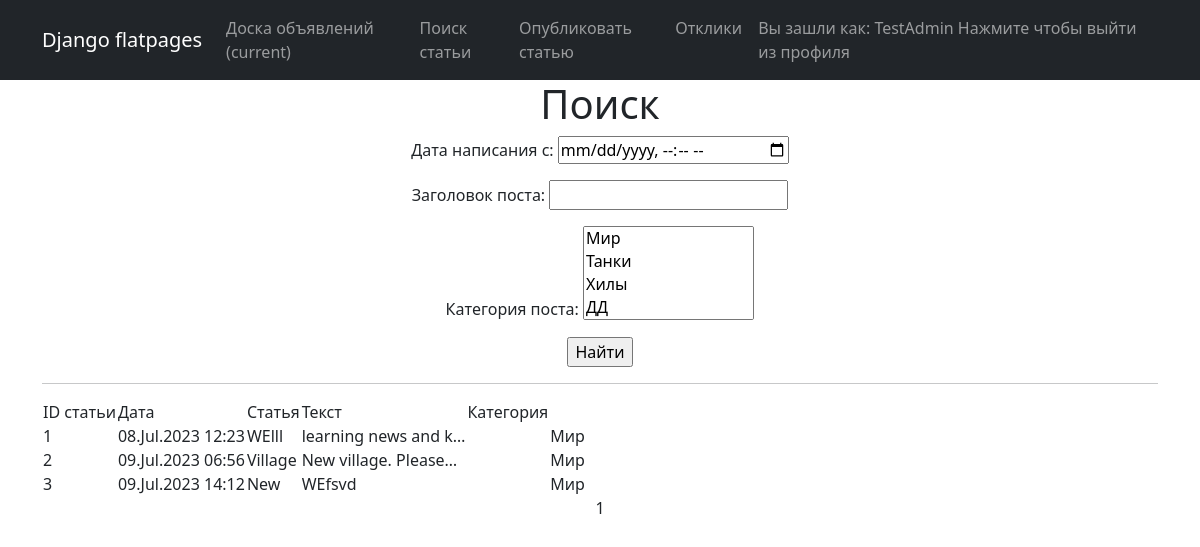
/board/search/ (signed in), run on an earlier commit of the app's database.
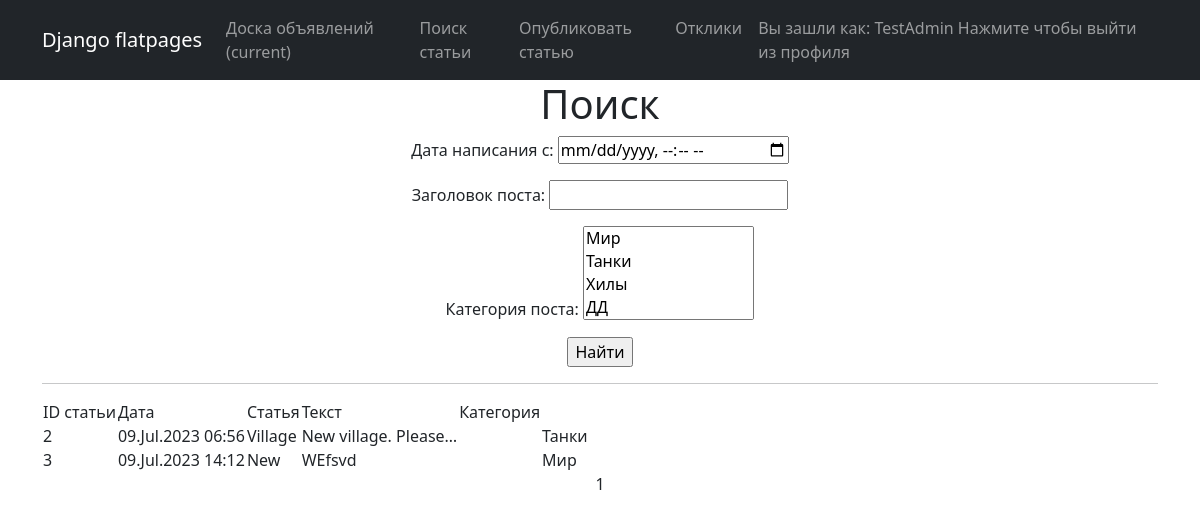
And on a later commit of the database.
### news/models.py (models this page shows, shortened)
class Post(models.Model):
    author = models.ForeignKey(User, on_delete=models.CASCADE)
    dateCreation = models.DateTimeField(auto_now_add=True)
    postCategory = models.ManyToManyField(Category) # through='PostCategory')
    title = models.CharField(max_length=128, unique=True)
    text = models.TextField()
    upload = models.FileField(upload_to='uploads/', default=None, null=True, blank=True)

class Category(models.Model):
    name = models.CharField(max_length=64, unique=True)
    def __str__(self):
        return self.name

### news/views.py (the view)
# urls.py: path('search/', PostSearch.as_view()), #поиск постов. need настроить
class PostSearch(LoginRequiredMixin, ListView):
    model = Post
    ordering = 'dateCreation'
    template_name = 'search.html'
    context_object_name = 'Search'
    paginate_by = 5
    def get_queryset(self):
        queryset = super().get_queryset()
        self.filterset = PostFilter(self.request.GET, queryset)
        return self.filterset.qs
    def get_context_data(self, **kwargs):
        context = super().get_context_data(**kwargs)
        context['filterset'] = self.filterset
        return context

### templates/search.html (shortened to what this page needs)
    {% extends 'flatpages/default.html' %}
{% load castom_tags %}
{% block content %}
        <h1>Поиск</h1>
        <form action="" method="get">
            {{ filterset.form.as_p }}
            <input type="submit" value="Найти" />
        </form>
        <hr>
            {% if Search %}
                <table> <!— Начинаем описывать таблицу —>
                    <tr> <!— Добавляем строку —>
                        <td>ID статьи</td>
                        <td>Дата</td>
                        <td>Статья</td>
                        <td>Текст</td>
                        <td>Категория</td>
                        {% for post in Search %}
                            <tr>
                                <td>{{ post.id }}</td>
                                <td>{{ post.dateCreation|date:"d.M.Y H:i" }}</td>
                                <td> <a class="nav-link" href="/board/{{post.id}}">{{ post.title }}  </a></td>
                                <td>{{ post.text|truncatechars:20  }}</td>
                                <td>{{ post.author.authorUser }}</td>
                                <td>{% for cat in post.postCategory.all %}
                                    {{ cat.name }}
                                {% endfor %}</td>
                            </tr>
                        {% endfor %}
                    </tr> <!— Не забываем закрыть HTML-тег строки —>
                </table> <!— ... и таблицы —>
            {% else %}
                <h2>Объявлений по заданным критериям нет!</h2>
            {% endif %}
        {{ page_obj.number }}
{% endblock content %}

What changed in the data, as far as the page shows it:
removed Post: id "1", dateCreation "08.Jul.2023 12:23", title "WElll", text "learning news and k…", Category (name "Мир")
changed Post "09.Jul.2023 06:56": gains Category (name "Танки"); loses Category (name "Мир")
